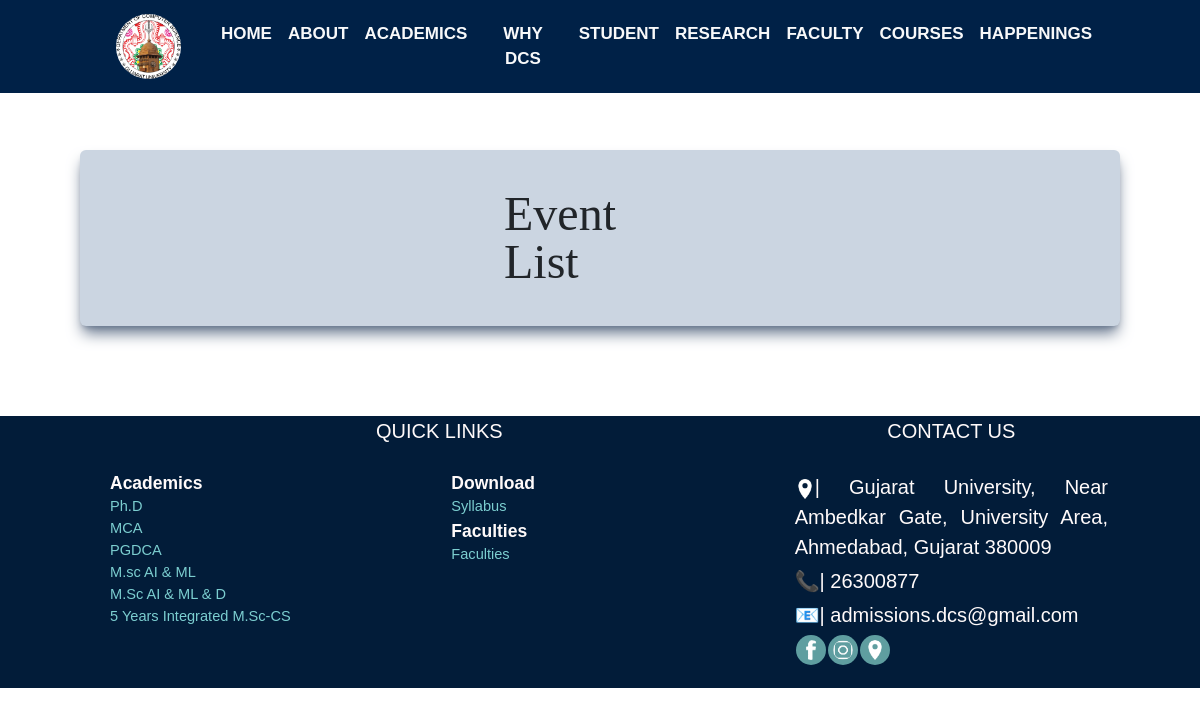
Before: /Department/event.php with the older database file.
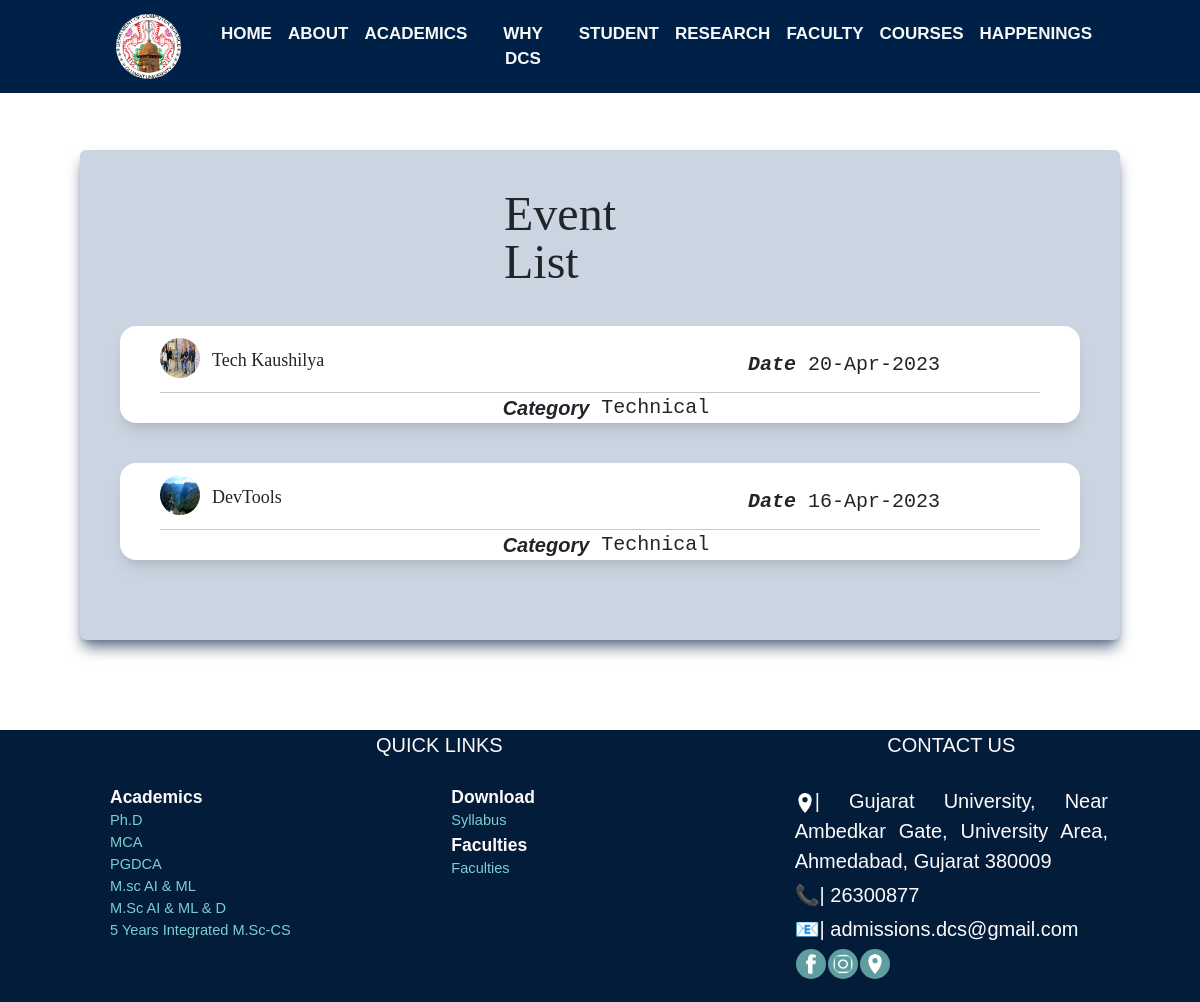
After: the same page with the newer database file.
### tables this page shows
CREATE TABLE `event` (
  `event_id` int(11) NOT NULL,
  `event_title` varchar(100) DEFAULT NULL,
  `event_description` text DEFAULT NULL,
  `event_venue` varchar(100) DEFAULT NULL,
  `event_start` datetime DEFAULT NULL,
  `event_end` datetime DEFAULT NULL,
  `event_category_id` int(11) NOT NULL
);

CREATE TABLE `event_category` (
  `event_category_id` int(11) NOT NULL,
  `event_category_type` varchar(50) DEFAULT NULL
);

### Department/event.php (the view, shortened to what this page needs)
<?php
    $dns = "mysql:host=localhost;dbname=dcsdb";
    $user = "root";
    $dataBase = new PDO($dns, $user, "");
?>
<!DOCTYPE html>
<html lang="en">
<head>
    <link rel="stylesheet" href="./links/bs5/bs.min.css">
    <link rel="stylesheet" href="./links/css/tw.css">
    <?php
        include './links/include/link.php';
    ?>
</head>
<body>
    <?php include './links/include/header.php' ?>
<br>
<br>
<br>
<br>
<br>
    <div class=" tw-bg-slate-300 tw-shadow-lg tw-shadow-slate-500 tw-mx-20 tw-p-10 tw-rounded-md tw-m-80">
        <div class=" tw-mx-96 tw-capitalize tw-text-5xl"  style="font-family: Brush Script MT;">event list</div>
        <?php
        $query = "SELECT  ev.event_id,ec.event_category_type, ev.event_title, ev.event_description, ev.event_venue, ev.event_start, ev.event_end FROM event_category as ec inner join event ev on ec.event_category_id = ev.event_category_id  order by ev.event_id  desc";
        $resultData = $dataBase->prepare($query);
        $resultData->execute();
        $rows = $resultData->fetchall(PDO::FETCH_BOTH);
        foreach ($rows as $row) {
        ?>
            <a target="_self" href="event_detail.php?id=<?php echo sha1($row['event_id'])?>">
                <div class=" tw-flex-col tw-flex tw-h-26 tw-bg-white tw-rounded-2xl tw-my-10 tw-shadow-lg text-dark">
                    <div class=" tw-flex-row tw-flex">
                        <img src="<?php echo "./image/events/event-".$row['event_id'].".1.webp"?>" class="tw-h-10 tw-mt-3 tw-ml-10 tw-rounded-full tw-w-10 " alt="">
                        <div class=" tw-w-2/5 tw-mt-5 tw-ml-3 tw-items-start tw-font-serif tw-text-lg"><?php echo $row['event_title']?></div>
                        <div class="tw-w-2/8 tw-mx-auto tw-mt-6 tw-font-mono"><i class=" tw-font-bold tw-mx-3">Date</i><?php $dt = new DateTime($row['event_start']); echo $dt->format('j-M-Y'); ?></div>
                    </div>
                    <hr class=" tw-border-black tw-mx-auto tw-block tw-w-11/12 tw-mt-3">
                    <div class=" tw-flex tw-flex-row tw-mx-auto">
                        <i class=" tw-font-bold tw-mx-3">Category</i>
                        <div class=" tw-font-mono"><?php echo ucfirst($row['event_category_type']) ?></div>
                    </div>
                </div>
            </a>
        <?php
        }
        ?>
    </div>
<br>
<br>
<br>
    <?php include './links/include/footer.php' ?>
</body>
</html>

### Department/links/include/link.php (shortened to what this page needs)
<?php
echo '
<script src="https://ajax.googleapis.com/ajax/libs/jquery/3.6.3/jquery.min.js"></script>
<link rel="stylesheet" href="https://cdnjs.cloudflare.com/ajax/libs/font-awesome/4.7.0/css/font-awesome.min.css">
<script src="https://kit.fontawesome.com/a076d05399.js"></script>
<link rel="stylesheet" href="links/bs5/bootstrap.min.css">
<script src="links/bs5/bootstrap.bundle.min.js"></script>
<link rel="stylesheet" href="./links/css/main.css">
<link rel="stylesheet" href="./links/css/output.css">
<link rel="stylesheet" href="./links/css/global.css">
<title>Depart. of Computer science</title>
<link rel="shortcut icon" href="image/logos/logo.webp" type="image/png">';

### Department/links/include/header.php (shortened to what this page needs)
<?php
echo ' <nav class="navbar navbar-expand-sm navbar-dark " id="back-color">
        <div class="container flex-start">
            <a class="navbar-brand" href="home.php">
                <img src="image/logos/logo1.webp" alt="Avatar Logo" style="width:65px;border-radius: 50%;">
            </a>
            <button class="navbar-toggler d-lg-none" type="button" style="color: aliceblue;" data-bs-toggle="collapse"
                data-bs-target="#collapsibleNavId" aria-controls="collapsibleNavId" aria-expanded="false"
                aria-label="Toggle navigation">
                <span class="navbar-toggler-icon"></span>
            </button>
            <div class="collapse navbar-collapse" id="collapsibleNavId">
                <ul class="mt-2 navbar-nav me-auto mt-lg-0">
                    <li class="nav-item">
                    <a class="nav-link text-light" href="home.php"><b>HOME</b></a>
                    </li>
                    <li class="nav-item">
                        <a class="nav-link text-light" href="about.php"><b>ABOUT</b></a>
                        <ul>
                            <li><a href="mission&vision.php">Mission & Vision</a></li>
                            <li><a href="#">EPG Pathshala modules</a></li>
                            <li><a href="feedback.php">Feedback system</a></li>
                            <li><a href="student_diversity.php">Catering to Student Diversity</a></li>
                            <li><a href="mentor_mentee.php">Mentor Mentee system</a></li>
                            <li><a href="#">Professional Memberships</a></li>
                        </ul>
                    </li>
                    <li class="nav-item">
                        <a class="nav-link text-light" href="academics.php"><b>ACADEMICS</b></a>
                        <ul>';
echo '</ul>
                    </li>
                    <li class="nav-item">
                        <a class="nav-link text-light" href="event.php"><b>WHY DCS</b></a>
                        <ul>
                            <li><a href="#">State of Art Infrastructure</a></li>
                            <li><a href="placement.php">100% placements</a></li>
                            <li><a href="no_one.php">No 1 in gujarat</a></li>
                            <li><a href="#">Availability of HPC systems</a></li>
                        </ul>
                    </li>
                    <li class="nav-item">
                        <a class="nav-link text-light" href="event.php"><b>STUDENT</b></a>
                        <ul>
                            <li><a href="#">syllabus</a></li>
                            <li><a href="#">results</a></li>
                            <li><a href="#">old papers</a></li>
                        </ul>
                    </li>
                    <li class="nav-item">
                        <a class="nav-link text-light" href="faculty.php"><b>RESEARCH</b></a>
                        <ul>
                            <li><a href="#">projects ongoing</a></li>
                            <li><a href="#">collaborations</a></li>
                            <li><a href="#">research outcomes</a></li>
                            <li><a href="#">awards</a></li>
                        </ul>
                    </li>
                    <li class="nav-item">
                        <a class="nav-link text-light" href="https://www.gujaratuniversity.ac.in/details/18"><b>FACULTY</b></a>
                    </li>
                    <li class="nav-item">
                        <a class="nav-link text-light" href="broucher.php"><b>COURSES</b></a>
                    </li>
                    <li class="nav-item">
                        <a class="nav-link text-light" href="event.php"><b>HAPPENINGS</b></a>
                        <ul>
                            <li><a href="#">News</a></li>
                            <li><a href="event.php">Events</a></li>
                            <li><a href="#">Circular</a></li>
                            <li><a href="#">gallary</a></li>
                        </ul>
                    </li>
</nav>
';
?>

### Department/links/include/footer.php (shortened to what this page needs)
<?php
include "link.php";
echo '<style>
a{
    color:#7cced0;
    text-decoration:none;
}
a:hover
{
    color:white;
}
header{
    width:80px;
}
</style>
<div class="footer">
<div class="container">
    <div class="row">
        <div class="col-lg-8 col-md-6 footer-links">
            <div class="pb-4 ">QUICK LINKS</div>
            <div class="row small">
                <div class="col-lg-6 col-md-6 footer-link text-start">
                    <b>Academics</b>
                    <ul style="font-size: smaller;">
                        <li><a href="phd.php">Ph.D</a></li>
                        <li><a href="mca.php">MCA</a></li>
                        <li><a href="pgdca.php">PGDCA</a></li>
                        <li><a href="aiml.php">M.sc AI & ML</a></li>
                        <li><a href="aimld.php">M.Sc AI & ML & D</a></li>
                        <li><i class="bx bx-chevron-right"></i> <a href="msccs.php">5 Years Integrated M.Sc-CS</a></li>
                    </ul>
                </div>
                <div class="col-lg-6 col-md-6 footer-links text-start">
                    <b>Download</b>
                    <ul style="font-size: smaller;">
                    <li><a
                    href="https://www1.gujaratuniversity.ac.in/custom/student/syllabus">Syllabus</a>
                    </li>
                    </ul>
                    <b>Faculties</b>
                    <ul style="font-size: smaller;">
                    <li><a
                                href="faculty.php">Faculties</a>
                    </li>
                    </ul>
                </div>
            </div>
        </div>
        <div class="col-lg-4 col-md-6 footer-links">
            <div class="pb-4 uppercase ">CONTACT US</div>
            <div class="tdrow">
                <img src="image/logos/imap.webp" style="width:20px; display:inline-block;" >|
                Gujarat University, Near Ambedkar Gate, University Area, Ahmedabad, Gujarat 380009
            </div>
            <div class="tdrow">📞| 26300877</div>
            <div class="tdrow">📧| admissions.dcs@gmail.com</div>
            <div class="tdrow">
                <table>
                    <tr>
                        <td><a rel="noreferrer"
                                href="https://www.facebook.com/M-Sc-Artificial-Intelligence-Machine-Learning-at-Rollwala-GU-654124395030598/"
                                target="_blank"><img class="nav-img" src="image/logos/flogo.png"></a>
                        </td>
                        <td><a rel="noreferrer"
                                href="https://www.instagram.com/msc_computerscience_gu/?next=%2F"
                                target="_blank"><img class="nav-img" src="image/logos/insta.png"></a>
                        </td>
                        <td>
                            <a rel="noreferrer"
                                href="https://www.google.com/maps/place/Department+of+Computer+Science,+Maharshi+Pingal+-+School+of+Advanced+Computing+and+Information+Technology/@23.0362486,72.545091,19.77z/data=!4m5!3m4!1s0x395e859c09adf79f:0xe1d87bc33ed48fe7!8m2!3d23.0360673!4d72.5452956"
                                target="_blank"><img class="nav-img" src="image/logos/imap.webp"></a>
                    </tr>
                </table>
            </div>
        </div>
    </div>
</div>
</div>
';
?>

### Department/links/css/tw.css (style rules this page uses)
html { line-height: 1.5; -webkit-text-size-adjust: 100%; -moz-tab-size: 4; -o-tab-size: 4; tab-size: 4; font-family: ui-sans-serif, system-ui, -apple-system, BlinkMacSystemFont, "Segoe UI", Roboto, "Helvetica Neue", Arial, "Noto Sans", sans-serif, "Apple Color Emoji", "Segoe UI Emoji", "Segoe UI Symbol", "Noto Color Emoji"; font-feature-settings: normal; }
body { margin: 0; line-height: inherit; }
hr { height: 0; color: inherit; border-top-width: 1px; }
a { color: inherit; text-decoration: inherit; }
b, strong { font-weight: bolder; }
table { text-indent: 0; border-color: inherit; border-collapse: collapse; }
blockquote, dl, dd, h1, h2, h3, h4, h5, h6, hr, figure, p, pre { margin: 0; }
ol, ul, menu { list-style: none; margin: 0; padding: 0; }
img, svg, video, canvas, audio, iframe, embed, object { display: block; vertical-align: middle; }
img, video { max-width: 100%; height: auto; }
.tw-mx-20 { margin-left: 5rem; margin-right: 5rem; }
.tw-mx-3 { margin-left: 0.75rem; margin-right: 0.75rem; }
.tw-mx-96 { margin-left: 24rem; margin-right: 24rem; }
.tw-mx-auto { margin-left: auto; margin-right: auto; }
.tw-my-10 { margin-top: 2.5rem; margin-bottom: 2.5rem; }
.tw-ml-10 { margin-left: 2.5rem; }
.tw-ml-3 { margin-left: 0.75rem; }
.tw-mt-3 { margin-top: 0.75rem; }
.tw-mt-5 { margin-top: 1.25rem; }
.tw-mt-6 { margin-top: 1.5rem; }
.tw-block { display: block; }
.tw-flex { display: flex; }
.tw-h-10 { height: 2.5rem; }
.tw-w-10 { width: 2.5rem; }
.tw-w-11\/12 { width: 91.666667%; }
.tw-w-2\/5 { width: 40%; }
.tw-flex-row { flex-direction: row; }
.tw-flex-col { flex-direction: column; }
.tw-items-start { align-items: flex-start; }
.tw-rounded-2xl { border-radius: 1rem; }
.tw-rounded-full { border-radius: 9999px; }
.tw-rounded-md { border-radius: 0.375rem; }
.tw-border-black { --tw-border-opacity: 1; border-color: rgb(0 0 0 / var(--tw-border-opacity)); }
.tw-bg-slate-300 { --tw-bg-opacity: 1; background-color: rgb(203 213 225 / var(--tw-bg-opacity)); }
.tw-bg-white { --tw-bg-opacity: 1; background-color: rgb(255 255 255 / var(--tw-bg-opacity)); }
.tw-p-10 { padding: 2.5rem; }
.tw-font-mono { font-family: ui-monospace, SFMono-Regular, Menlo, Monaco, Consolas, "Liberation Mono", "Courier New", monospace; }
.tw-font-serif { font-family: ui-serif, Georgia, Cambria, "Times New Roman", Times, serif; }
.tw-text-5xl { font-size: 3rem; line-height: 1; }
.tw-text-lg { font-size: 1.125rem; line-height: 1.75rem; }
.tw-font-bold { font-weight: 700; }
.tw-capitalize { text-transform: capitalize; }
.tw-shadow-lg { --tw-shadow: 0 10px 15px -3px rgb(0 0 0 / 0.1), 0 4px 6px -4px rgb(0 0 0 / 0.1); --tw-shadow-colored: 0 10px 15px -3px var(--tw-shadow-color), 0 4px 6px -4px var(--tw-shadow-color); box-shadow: var(--tw-ring-offset-shadow, 0 0 #0000), var(--tw-ring-shadow, 0 0 #0000), var(--tw-shadow); }
.tw-shadow-slate-500 { --tw-shadow-color: #64748b; --tw-shadow: var(--tw-shadow-colored); }

### Department/links/css/main.css (style rules this page uses)
#back-color { background: rgb(0, 33, 71); }
.navbar { background-color: #333; position: fixed; top: 0; width: 100%; z-index: 10; padding-top: 0px; padding-bottom: 0px; }
.navbar a { float: left; display: block; color: #f2f2f2; text-align: center; padding: 14px 16px; text-decoration: none; font-size: 17px; }
.navbar a:after, a:before { transition: all .5s; }
.nav-img { height: 30px; width: 30px; padding: 5px; background: cadetblue; border-radius: 50%; }
.navbar a { position: relative; }
.navbar a:after { position: absolute; bottom: 0; left: 0; right: 0; margin: auto; width: 0%; content: '.'; color: transparent; background: rgb(255, 147, 5); height: 1px; }
.footer { padding-left: 20px; padding-bottom: 20px; position: relative; left: 0; bottom: 0; width: 100%; background-color: rgb(2, 28, 57); color: snow; text-align: center; font-stretch: expanded; }
.tdrow { text-align: start; text-align: justify; padding: 2px; }
nav ul { list-style: none; margin: 0; padding: 0; display: flex; }
nav li { position: relative; }
nav a { display: block; padding: 1em; text-decoration: none; color: #fff; }

### Department/links/css/global.css (style rules this page uses)
body { font-family: Arial, Helvetica, sans-serif; font-size: 20px; }

### Department/links/include/footer.php (style rules this page uses)
a { color:#7cced0; text-decoration:none; }

Changed rows visible on the page:
added event: shows a picture, event_title "Tech Kaushilya", event_start "20-Apr-2023", event_category.event_category_type "Technical"
added event: shows a picture, event_title "DevTools", event_start "16-Apr-2023", event_category.event_category_type "Technical"
